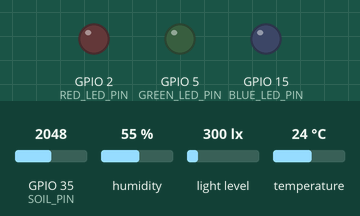
Bench run of a sketch on a simulated ESP32. Parts: output pins drawn as LEDs (lit = HIGH). Wiring (inferred from the names in the program): TSL2561 light sensor at I2C address 0x39. The inputs (shaded band) are chosen by the test bench; at power-on: GPIO 35 (SOIL_PIN) = 2048, humidity 55 %, light level 300 lx, temperature 24 °C. Nothing arrives over Bluetooth unless stated; a phone connects over Bluetooth LE 3 s after start; what the sketch prints to the serial monitor is not drawn.

Above: at 0.0 s.
At 3.0 s:
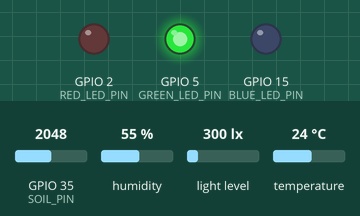
Timing chart, 0 to 6.4 s (numbered marks = the images above):
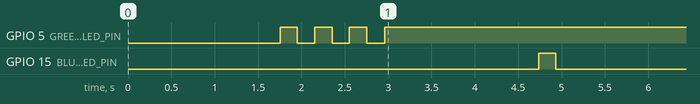

Measured:
- by itself, GPIO 5 (GREEN_LED_PIN): alternates HIGH for 0.20 s and LOW for 0.20 s, 6 changes in all, then stays HIGH
- by itself, GPIO 15 (BLUE_LED_PIN): LOW → HIGH at 4.7 s, → LOW 0.20 s later

The sketch:

Completed_Final_Tested.ino
```cpp
/*
 * ============================================
 * PLANTRIX ESP32 - BLE SENSOR BROADCASTER
 * ============================================
 * This firmware converts the ESP32 into a BLE Peripheral
 * that broadcasts plant sensor data to connected devices.
 *
 * Architecture: ESP32 (BLE Server) --> Website (BLE Client)
 * No WiFi required on ESP32 - Website handles internet/AI
 * ============================================
 */

#include <BLEDevice.h>
#include <BLEServer.h>
#include <BLEUtils.h>
#include <BLE2902.h>
#include <Wire.h>
#include <DHT.h>

// ============================================
// BLE CONFIGURATION
// ============================================
#define SERVICE_UUID        "4fafc201-1fb5-459e-8fcc-c5c9c331914b"
#define CHARACTERISTIC_UUID "beb5483e-36e1-4688-b7f5-ea07361b26a8"
#define DEVICE_NAME         "Plantrix_ESP32"

// ============================================
// SENSOR PINS
// ============================================
#define DHTPIN 13
#define DHTTYPE DHT22
#define SOIL_PIN 35
#define TSL2561_ADDR 0x39

// LED Pins for status indication
#define RED_LED_PIN 2
#define BLUE_LED_PIN 15
#define GREEN_LED_PIN 5

// ============================================
// TIMING CONFIGURATION
// ============================================
#define SENSOR_READ_INTERVAL 2000  // Read sensors every 2 seconds
#define NOTIFY_INTERVAL 2000       // Send BLE notification every 2 seconds

// ============================================
// GLOBAL OBJECTS
// ============================================
DHT dht(DHTPIN, DHTTYPE);

BLEServer* pServer = NULL;
BLECharacteristic* pCharacteristic = NULL;
BLEDescriptor* pDescriptor = NULL;

bool deviceConnected = false;
bool oldDeviceConnected = false;
unsigned long lastSensorRead = 0;
unsigned long lastNotify = 0;

// Current sensor values
int soilValue = 0;
float humidity = 0;
float temperature = 0;
float lux = 0;
String currentStatus = "GREEN";

// ============================================
// BLE SERVER CALLBACKS
// ============================================
class MyServerCallbacks : public BLEServerCallbacks {
  void onConnect(BLEServer* pServer) {
    deviceConnected = true;
    Serial.println("📱 Client connected!");
    // Flash blue LED to indicate connection
    digitalWrite(BLUE_LED_PIN, HIGH);
    delay(200);
    digitalWrite(BLUE_LED_PIN, LOW);
  }

  void onDisconnect(BLEServer* pServer) {
    deviceConnected = false;
    Serial.println("📱 Client disconnected!");
    // Flash red LED to indicate disconnection
    digitalWrite(RED_LED_PIN, HIGH);
    delay(200);
    digitalWrite(RED_LED_PIN, LOW);
  }
};

// ============================================
// LED CONTROL
// ============================================
void setLEDs(bool red, bool blue, bool green) {
  digitalWrite(RED_LED_PIN, red ? HIGH : LOW);
  digitalWrite(BLUE_LED_PIN, blue ? HIGH : LOW);
  digitalWrite(GREEN_LED_PIN, green ? HIGH : LOW);
}

void blinkLED(int pin, int times, int delayMs) {
  for (int i = 0; i < times; i++) {
    digitalWrite(pin, HIGH);
    delay(delayMs);
    digitalWrite(pin, LOW);
    delay(delayMs);
  }
}

// ============================================
// TSL2561 LIGHT SENSOR FUNCTIONS
// ============================================
void tsl2561_init() {
  Wire.begin(21, 22);
  delay(100);

  // Power on the sensor
  Wire.beginTransmission(TSL2561_ADDR);
  Wire.write(0x80 | 0x00);  // Command register
  Wire.write(0x03);          // Power ON
  Wire.endTransmission();
  delay(100);

  // Set timing register (101ms integration, 1x gain)
  Wire.beginTransmission(TSL2561_ADDR);
  Wire.write(0x80 | 0x01);  // Timing register
  Wire.write(0x12);          // 101ms, 1x gain
  Wire.endTransmission();
  delay(500);
}

uint16_t readChannel(uint8_t reg) {
  Wire.beginTransmission(TSL2561_ADDR);
  Wire.write(0x80 | reg);
  Wire.endTransmission();

  Wire.requestFrom(TSL2561_ADDR, 2);
  if (Wire.available() >= 2) {
    uint16_t data = Wire.read();
    data |= (Wire.read() << 8);
    return data;
  }
  return 0;
}

bool testTSLConnection() {
  Wire.beginTransmission(TSL2561_ADDR);
  Wire.write(0x80 | 0x0A);  // ID register
  Wire.endTransmission();

  Wire.requestFrom(TSL2561_ADDR, 1);
  if (Wire.available()) {
    uint8_t id = Wire.read();
    Serial.printf("💡 TSL2561 ID: 0x%02X\n", id);
    return (id == 0x50 || id == 0x39 || id == 0x49);
  }
  return false;
}

float calculateLux(uint16_t ch0, uint16_t ch1) {
  if (ch0 == 0) return 0;

  float ratio = (ch1 == 0) ? 0 : ((float)ch1 / (float)ch0);
  float luxValue = 0;

  if (ratio <= 0.50) {
    luxValue = 0.0304 * ch0 - 0.062 * ch0 * pow(ratio, 1.4);
  } else if (ratio <= 0.61) {
    luxValue = 0.0224 * ch0 - 0.031 * ch1;
  } else if (ratio <= 0.80) {
    luxValue = 0.0128 * ch0 - 0.0153 * ch1;
  } else if (ratio <= 1.30) {
    luxValue = 0.00146 * ch0 - 0.00112 * ch1;
  } else {
    luxValue = 0;
  }

  return luxValue < 0 ? 0 : luxValue;
}

// ============================================
// SENSOR READING FUNCTION
// ============================================
void readSensors() {
  // Read soil moisture (analog)
  soilValue = analogRead(SOIL_PIN);

  // Read DHT22
  float h = dht.readHumidity();
  float t = dht.readTemperature();

  // Validate DHT readings
  if (!isnan(h)) humidity = h;
  if (!isnan(t)) temperature = t;

  // Read TSL2561 light sensor
  uint16_t ch0 = readChannel(0x0C);  // Visible + IR
  uint16_t ch1 = readChannel(0x0E);  // IR only
  lux = calculateLux(ch0, ch1);

  // Determine plant status
  int criticalCount = 0;
  int warningCount = 0;

  // Soil evaluation
  if (soilValue < 850) warningCount++;       // Too wet
  else if (soilValue > 2600) criticalCount++; // Too dry

  // Humidity evaluation
  if (humidity == 0) criticalCount++;
  else if (humidity > 85) warningCount++;
  else if (humidity < 50) criticalCount++;

  // Temperature evaluation
  if (temperature == 0) criticalCount++;
  else if (temperature > 36) criticalCount++;
  else if (temperature < 16) criticalCount++;

  // Light evaluation
  if (lux > 1200) warningCount++;
  else if (lux < 60) criticalCount++;

  // Calculate overall status
  int goodParams = 4 - criticalCount - warningCount;

  if (criticalCount >= 3 || (criticalCount >= 2 && warningCount >= 1)) {
    currentStatus = "RED";
    setLEDs(true, false, false);
  } else if (goodParams >= 3) {
    currentStatus = "GREEN";
    setLEDs(false, false, true);
  } else {
    currentStatus = "BLUE";
    setLEDs(false, true, false);
  }
}

// ============================================
// BUILD JSON PAYLOAD
// ============================================
String buildSensorJSON() {
  // Keep JSON compact for BLE transmission (max ~512 bytes recommended)
  String json = "{";
  json += "\"soil\":" + String(soilValue) + ",";
  json += "\"temp\":" + String(temperature, 1) + ",";
  json += "\"hum\":" + String(humidity, 1) + ",";
  json += "\"lux\":" + String(lux, 0) + ",";
  json += "\"status\":\"" + currentStatus + "\",";
  json += "\"ts\":" + String(millis() / 1000);
  json += "}";
  return json;
}

// ============================================
// SEND BLE NOTIFICATION
// ============================================
void sendBLENotification() {
  if (deviceConnected && pCharacteristic != NULL) {
    String jsonData = buildSensorJSON();

    // Set characteristic value
    pCharacteristic->setValue(jsonData.c_str());

    // Send notification
    pCharacteristic->notify();

    Serial.println("📤 BLE Notification sent: " + jsonData);
  }
}

// ============================================
// INITIALIZE BLE
// ============================================
void initBLE() {
  Serial.println("🔵 Initializing BLE...");

  // Create BLE Device
  BLEDevice::init(DEVICE_NAME);

  // Create BLE Server
  pServer = BLEDevice::createServer();
  pServer->setCallbacks(new MyServerCallbacks());

  // Create BLE Service
  BLEService* pService = pServer->createService(SERVICE_UUID);

  // Create BLE Characteristic with READ and NOTIFY properties
  pCharacteristic = pService->createCharacteristic(
    CHARACTERISTIC_UUID,
    BLECharacteristic::PROPERTY_READ |
    BLECharacteristic::PROPERTY_NOTIFY
  );

  // Create BLE Descriptor (0x2902 for Client Characteristic Configuration)
  pDescriptor = new BLE2902();
  pCharacteristic->addDescriptor(pDescriptor);

  // Set initial value
  pCharacteristic->setValue("Waiting for data...");

  // Start the service
  pService->start();

  // Start advertising
  BLEAdvertising* pAdvertising = BLEDevice::getAdvertising();
  pAdvertising->addServiceUUID(SERVICE_UUID);
  pAdvertising->setScanResponse(true);
  pAdvertising->setMinPreferred(0x06);  // For iPhone compatibility
  pAdvertising->setMinPreferred(0x12);
  BLEDevice::startAdvertising();

  Serial.println("✅ BLE Server started!");
  Serial.println("📡 Device name: " + String(DEVICE_NAME));
  Serial.println("🔗 Service UUID: " + String(SERVICE_UUID));
  Serial.println("📝 Characteristic UUID: " + String(CHARACTERISTIC_UUID));
  Serial.println("⏳ Waiting for client connection...");

  // Flash green LED to indicate ready
  blinkLED(GREEN_LED_PIN, 3, 200);
}

// ============================================
// SETUP
// ============================================
void setup() {
  Serial.begin(115200);
  delay(1000);

  Serial.println("\n");
  Serial.println("╔══════════════════════════════════════════╗");
  Serial.println("║     🌱 PLANTRIX BLE SENSOR v2.0 🌱       ║");
  Serial.println("║     Bluetooth Low Energy Edition         ║");
  Serial.println("╚══════════════════════════════════════════╝");
  Serial.println();

  // Initialize LED pins
  pinMode(RED_LED_PIN, OUTPUT);
  pinMode(BLUE_LED_PIN, OUTPUT);
  pinMode(GREEN_LED_PIN, OUTPUT);

  // All LEDs off initially
  setLEDs(false, false, false);

  // Initialize DHT sensor
  dht.begin();
  Serial.println("✅ DHT22 sensor initialized");

  // Initialize TSL2561 light sensor
  tsl2561_init();
  if (testTSLConnection()) {
    Serial.println("✅ TSL2561 light sensor connected");
  } else {
    Serial.println("⚠️ TSL2561 not detected - check wiring!");
    Serial.println("   Expected: SDA=GPIO21, SCL=GPIO22, VCC=3.3V");
  }

  // Initialize soil moisture pin
  pinMode(SOIL_PIN, INPUT);
  Serial.println("✅ Soil moisture sensor initialized");

  // Initialize BLE
  initBLE();

  Serial.println("\n🚀 System ready! Broadcasting sensor data via BLE...\n");
}

// ============================================
// MAIN LOOP
// ============================================
void loop() {
  unsigned long currentMillis = millis();

  // Read sensors at defined interval
  if (currentMillis - lastSensorRead >= SENSOR_READ_INTERVAL) {
    lastSensorRead = currentMillis;
    readSensors();

    // Print to Serial for debugging
    Serial.println("━━━━━━━━━━━━━━━━━━━━━━━━━━━━━━━━━");
    Serial.printf("💧 Soil: %d | ", soilValue);
    Serial.printf("🌡️ Temp: %.1f°C | ", temperature);
    Serial.printf("💨 Hum: %.1f%% | ", humidity);
    Serial.printf("☀️ Lux: %.0f\n", lux);
    Serial.printf("🚦 Status: %s | ", currentStatus.c_str());
    Serial.printf("📱 Connected: %s\n", deviceConnected ? "YES" : "NO");
  }

  // Send BLE notification at defined interval
  if (currentMillis - lastNotify >= NOTIFY_INTERVAL) {
    lastNotify = currentMillis;

    if (deviceConnected) {
      sendBLENotification();
    }
  }

  // Handle reconnection
  // If client disconnected, restart advertising
  if (!deviceConnected && oldDeviceConnected) {
    delay(500);  // Give BLE stack time to be ready
    pServer->startAdvertising();
    Serial.println("📡 Restarting BLE advertising...");
    oldDeviceConnected = deviceConnected;
  }

  // If client connected
  if (deviceConnected && !oldDeviceConnected) {
    oldDeviceConnected = deviceConnected;
    Serial.println("🎉 New client connected - starting data stream!");
  }

  // Small delay to prevent watchdog issues
  delay(10);
}
```
